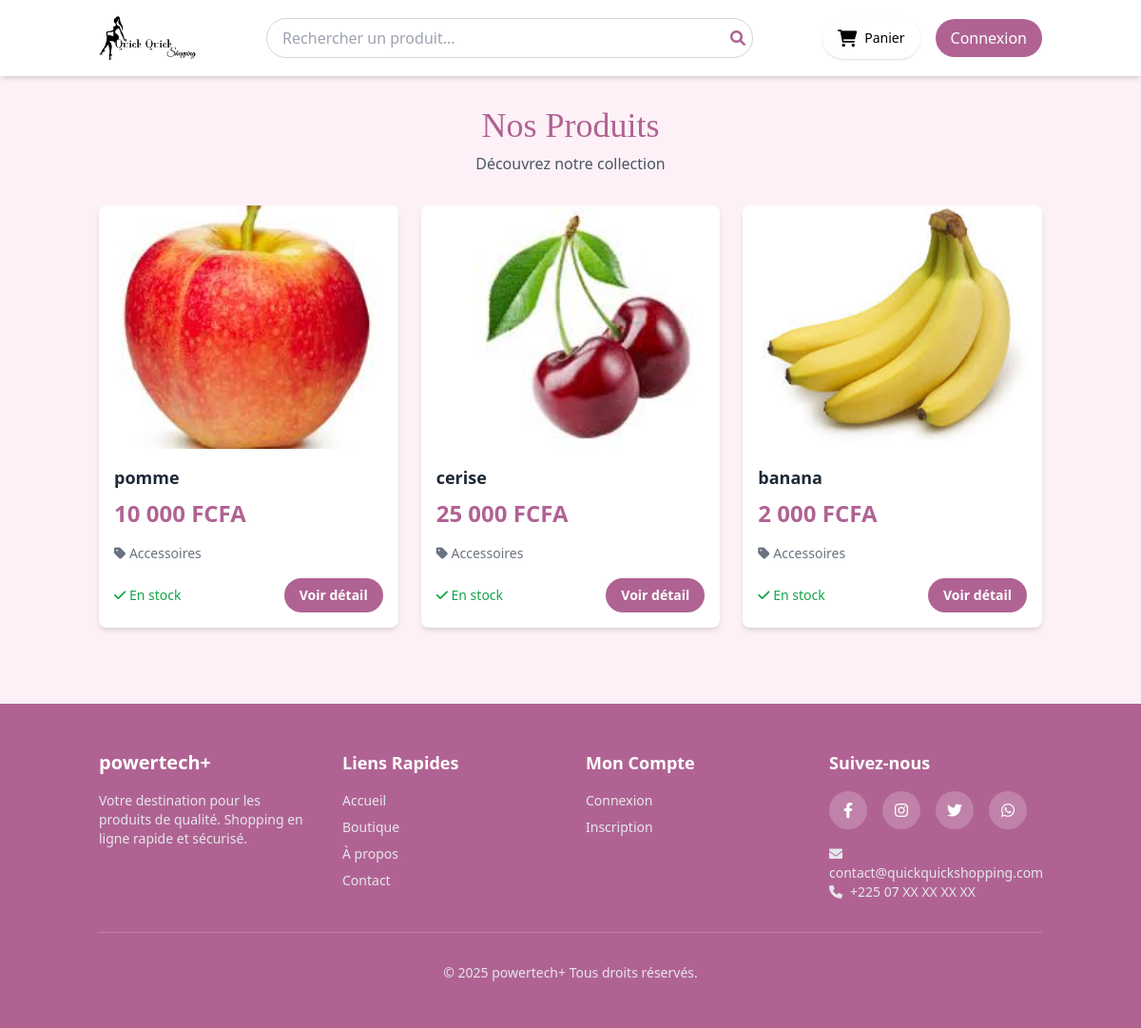
Page /products_simple.php on the committed database.
### tables this page shows
CREATE TABLE `products` (
  `id` int(11) NOT NULL,
  `name` varchar(200) NOT NULL,
  `description` text DEFAULT NULL,
  `price` decimal(10,2) NOT NULL,
  `image` varchar(255) DEFAULT NULL,
  `category_id` int(11) NOT NULL,
  `reference` varchar(100) DEFAULT NULL,
  `seller_id` int(11) NOT NULL,
  `stock_quantity` int(11) DEFAULT 0,
  `status` enum('active','pending','sold_out','deleted') DEFAULT 'pending',
  `created_at` timestamp NOT NULL DEFAULT current_timestamp(),
  `updated_at` timestamp NOT NULL DEFAULT current_timestamp() ON UPDATE current_timestamp()
);

CREATE TABLE `categories` (
  `id` int(11) NOT NULL,
  `name` varchar(100) NOT NULL,
  `description` text DEFAULT NULL,
  `icon` varchar(50) DEFAULT NULL,
  `status` enum('active','inactive') DEFAULT 'active',
  `created_at` timestamp NOT NULL DEFAULT current_timestamp(),
  `updated_at` timestamp NOT NULL DEFAULT current_timestamp() ON UPDATE current_timestamp()
);

### products_simple.php (the view, shortened to what this page needs)
<?php
include 'config/db.php';
$stmt = $bdd->query("
    SELECT p.*, c.name as categorie_nom
    FROM products p
    LEFT JOIN categories c ON p.category_id = c.id
    WHERE p.status = 'active' AND p.stock_quantity > 0
    ORDER BY p.id DESC
");
$products = $stmt->fetchAll(PDO::FETCH_ASSOC);
?>
<!DOCTYPE html>
<html lang="fr">
<head>
    <script src="https://cdn.tailwindcss.com"></script>
    <link href="https://cdnjs.cloudflare.com/ajax/libs/font-awesome/6.0.0/css/all.min.css" rel="stylesheet">
</head>
<body class="bg-[#fdf1f7] min-h-screen">
    <?php include 'includes/header.php'; ?>
    <div class="container mx-auto px-4 py-8">
        <div class="mb-8 text-center">
            <h1 class="text-4xl font-serif text-[#b06393] mb-2">Nos Produits</h1>
            <p class="text-gray-600">Découvrez notre collection</p>
        </div>
        <?php if (empty($products)): ?>
            <div class="bg-white rounded-lg shadow-lg p-12 text-center">
                <i class="fas fa-box text-6xl text-gray-300 mb-4"></i>
                <h3 class="text-2xl font-serif text-gray-700 mb-2">Aucun produit disponible</h3>
            </div>
        <?php else: ?>
            <div class="grid grid-cols-1 md:grid-cols-2 lg:grid-cols-3 xl:grid-cols-4 gap-6">
                <?php foreach ($products as $product): ?>
                    <div class="bg-white rounded-lg shadow-md overflow-hidden hover:shadow-xl transition">
                        <a href="product.php?id=<?= $product['id'] ?>">
                            <div class="h-64 bg-gray-200 overflow-hidden">
                                <img src="<?= htmlspecialchars($product['image'] ?? 'images/no-image.jpg') ?>"
                                     alt="<?= htmlspecialchars($product['name']) ?>"
                                     class="w-full h-full object-cover hover:scale-105 transition duration-300">
                            </div>
                        </a>
                        <div class="p-4">
                            <h3 class="text-lg font-semibold text-gray-800 mb-2">
                                <a href="product.php?id=<?= $product['id'] ?>" class="hover:text-[#b06393] transition">
                                    <?= htmlspecialchars($product['name']) ?>
                                </a>
                            </h3>
                            <p class="text-2xl font-bold text-[#b06393] mb-4">
                                <?= number_format($product['price'], 0, ',', ' ') ?> FCFA
                            </p>
                            <?php if ($product['categorie_nom']): ?>
                                <p class="text-sm text-gray-500 mb-2">
                                    <i class="fas fa-tag"></i>
                                    <?= htmlspecialchars($product['categorie_nom']) ?>
                                </p>
                            <?php endif; ?>
                            <div class="flex items-center justify-between mt-4">
                                <?php if ($product['stock_quantity'] > 0): ?>
                                    <span class="text-sm text-green-600">
                                        <i class="fas fa-check"></i>
                                        En stock
                                    </span>
                                <?php endif; ?>
                                <a href="product.php?id=<?= $product['id'] ?>"
                                   class="px-4 py-2 bg-[#b06393] text-white rounded-full hover:bg-[#d87eb6] transition text-sm font-semibold">
                                    Voir détail
                                </a>
                            </div>
                        </div>
                    </div>
                <?php endforeach; ?>
            </div>
        <?php endif; ?>
    </div>
    <?php include 'includes/footer.php'; ?>
</body>
</html>

### includes/header.php (shortened to what this page needs)
<header class="bg-white shadow-md sticky top-0 z-50">
    <div class="container mx-auto px-4 py-4">
        <div class="flex items-center justify-between">
            <div class="flex items-center space-x-4">
                <a href="index.php" class="flex items-center">
                    <img src="images/logo.png" alt="Logo" class="h-12">
                </a>
            </div>
            <div class="hidden md:flex items-center flex-1 max-w-lg mx-8">
                <div class="relative w-full search-container">
                    <input type="text" id="searchInput" placeholder="Rechercher un produit..."
                           class="w-full px-4 py-2 rounded-full border border-gray-300 focus:outline-none focus:border-[#b06393]">
                    <button class="absolute right-2 top-1/2 transform -translate-y-1/2 text-[#b06393]">
                        <i class="fas fa-search"></i>
                    </button>
                </div>
            </div>
            <div class="flex items-center space-x-4">
                <a href="cart.php" class="relative inline-flex items-center bg-orrose text-blanc px-4 py-2 rounded-full text-sm font-medium shadow hover:bg-nude hover:text-noir transition">
                    <i class="fas fa-shopping-cart mr-2 text-lg"></i>Panier
                </a>
                <?php if (isset($_SESSION['user_id'])): ?>
                    <div class="relative group flex items-center">
                        <button id="profileBtn" class="flex items-center space-x-2 px-4 py-2 rounded-full bg-white transition-all hover:shadow-md">
                            <div class="w-10 h-10 rounded-full bg-[#b06393] text-white flex items-center justify-center font-semibold text-lg">
                                <?= strtoupper(substr($_SESSION['nom'], 0, 1)) ?>
                            </div>
                            <span class="text-sm font-medium text-gray-700 hidden md:block"><?= htmlspecialchars($_SESSION['nom']) ?></span>
                            <i class="fas fa-chevron-down text-gray-600"></i>
                        </button>
                        <div id="profileMenu" class="absolute right-0 top-full mt-2 w-56 bg-white rounded-lg shadow-xl z-50" style="display: none;">
                            <div class="p-4 border-b">
                                <p class="font-semibold text-gray-800"><?= htmlspecialchars($_SESSION['nom']) ?></p>
                                <p class="text-sm text-gray-600"><?= ucfirst($_SESSION['role']) ?></p>
                            </div>
                            <div class="py-2">
                                <a href="profile.php" class="block px-4 py-2 hover:bg-gray-100 transition text-gray-700">
                                    <i class="fas fa-user mr-2"></i>Mon Profil
                                </a>
                                <a href="orders.php" class="block px-4 py-2 hover:bg-gray-100 transition text-gray-700">
                                    <i class="fas fa-shopping-bag mr-2"></i>Mes Commandes
                                </a>
                                <a href="wishlist.php" class="block px-4 py-2 hover:bg-gray-100 transition text-gray-700">
                                    <i class="fas fa-heart mr-2"></i>Ma Wishlist
                                </a>
                                <a href="recently_viewed.php" class="block px-4 py-2 hover:bg-gray-100 transition text-gray-700">
                                    <i class="fas fa-history mr-2"></i>Récents
                                </a>
                                <a href="logout.php" class="block px-4 py-2 hover:bg-gray-100 transition text-red-600">
                                    <i class="fas fa-sign-out-alt mr-2"></i>Déconnexion
                                </a>
                            </div>
                        </div>
                    </div>
                <?php else: ?>
                    <a href="login.php" class="px-4 py-2 bg-[#b06393] text-white rounded-full hover:bg-[#d87eb6] transition">
                        Connexion
                    </a>
                <?php endif; ?>
            </div>
        </div>
    </div>
</header>

### includes/footer.php
<footer class="bg-[#b06393] text-white mt-12">
    <div class="container mx-auto px-4 py-12">
        <div class="grid grid-cols-1 md:grid-cols-4 gap-8">
            <div>
                <h3 class="text-xl font-bold mb-4">powertech+</h3>
                <p class="text-gray-200 text-sm">
                    Votre destination pour les produits de qualité.
                    Shopping en ligne rapide et sécurisé.
                </p>
            </div>
            <div>
                <h3 class="text-lg font-semibold mb-4">Liens Rapides</h3>
                <ul class="space-y-2 text-sm">
                    <li><a href="index.php" class="text-gray-200 hover:text-white transition">Accueil</a></li>
                    <li><a href="products_simple.php" class="text-gray-200 hover:text-white transition">Boutique</a></li>
                    <li><a href="about.php" class="text-gray-200 hover:text-white transition">À propos</a></li>
                    <li><a href="contact.php" class="text-gray-200 hover:text-white transition">Contact</a></li>
                </ul>
            </div>
            <div>
                <h3 class="text-lg font-semibold mb-4">Mon Compte</h3>
                <ul class="space-y-2 text-sm">
                    <?php if (isset($_SESSION['user_id'])): ?>
                        <li><a href="profile.php" class="text-gray-200 hover:text-white transition">Mon Profil</a></li>
                        <li><a href="orders.php" class="text-gray-200 hover:text-white transition">Mes Commandes</a></li>
                        <li><a href="wishlist.php" class="text-gray-200 hover:text-white transition">Ma Wishlist</a></li>
                        <li><a href="recently_viewed.php" class="text-gray-200 hover:text-white transition">Produits Récents</a></li>
                    <?php else: ?>
                        <li><a href="login.php" class="text-gray-200 hover:text-white transition">Connexion</a></li>
                        <li><a href="register.php" class="text-gray-200 hover:text-white transition">Inscription</a></li>
                    <?php endif; ?>
                </ul>
            </div>
            <div>
                <h3 class="text-lg font-semibold mb-4">Suivez-nous</h3>
                <div class="flex space-x-4 mb-4">
                    <a href="#" class="w-10 h-10 rounded-full bg-white/20 flex items-center justify-center hover:bg-white/30 transition">
                        <i class="fab fa-facebook-f"></i>
                    </a>
                    <a href="#" class="w-10 h-10 rounded-full bg-white/20 flex items-center justify-center hover:bg-white/30 transition">
                        <i class="fab fa-instagram"></i>
                    </a>
                    <a href="#" class="w-10 h-10 rounded-full bg-white/20 flex items-center justify-center hover:bg-white/30 transition">
                        <i class="fab fa-twitter"></i>
                    </a>
                    <a href="#" class="w-10 h-10 rounded-full bg-white/20 flex items-center justify-center hover:bg-white/30 transition">
                        <i class="fab fa-whatsapp"></i>
                    </a>
                </div>
                <p class="text-sm text-gray-200">
                    <i class="fas fa-envelope mr-2"></i>contact@quickquickshopping.com
                </p>
                <p class="text-sm text-gray-200">
                    <i class="fas fa-phone mr-2"></i>+225 07 XX XX XX XX
                </p>
            </div>
        </div>
        <div class="border-t border-white/20 mt-8 pt-8 text-center text-sm text-gray-200">
            <p>&copy; 2025 powertech+ Tous droits réservés.</p>
        </div>
    </div>
</footer>

### rows in the picture
products: image+name (picture), name "pomme", price "10 000", category.name "Accessoires", stock_quantity "En stock"
products: image+name (picture), name "cerise", price "25 000", category.name "Accessoires", stock_quantity "En stock"
products: image (picture), name "banana", price "2 000", category.name "Accessoires", stock_quantity "En stock"
